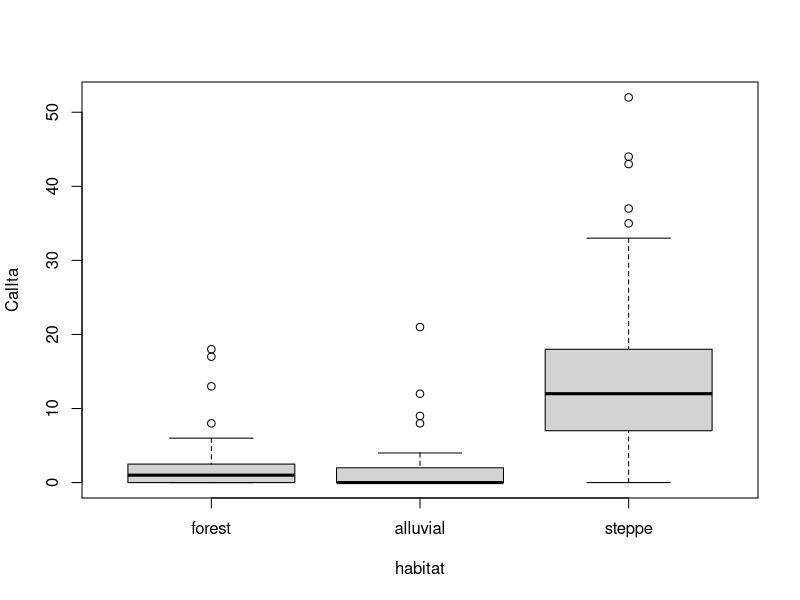
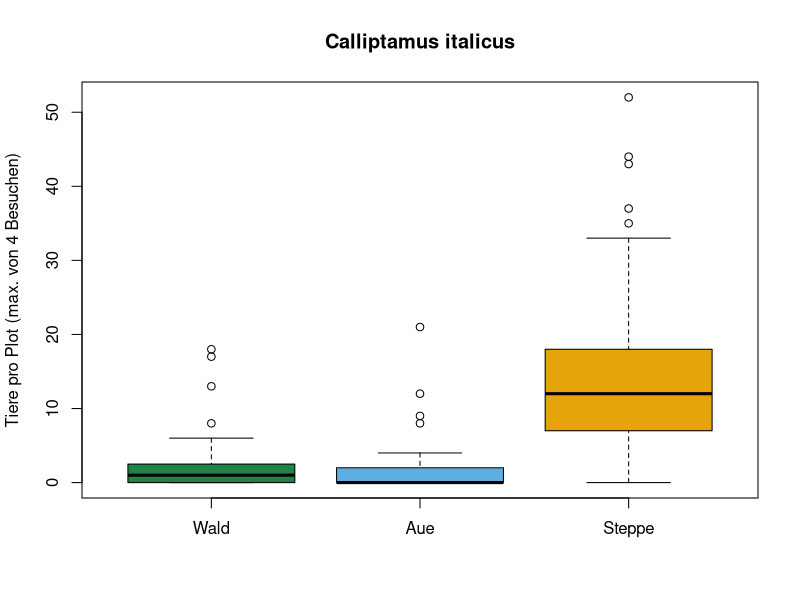
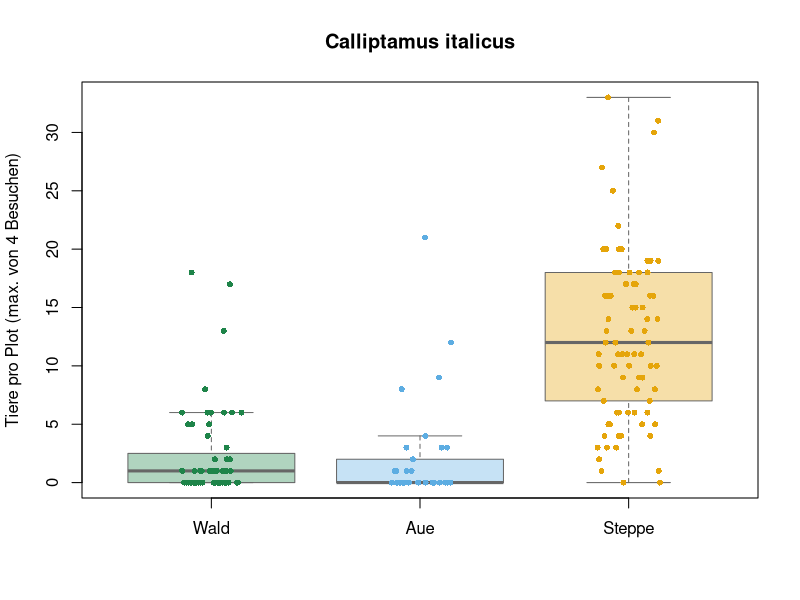
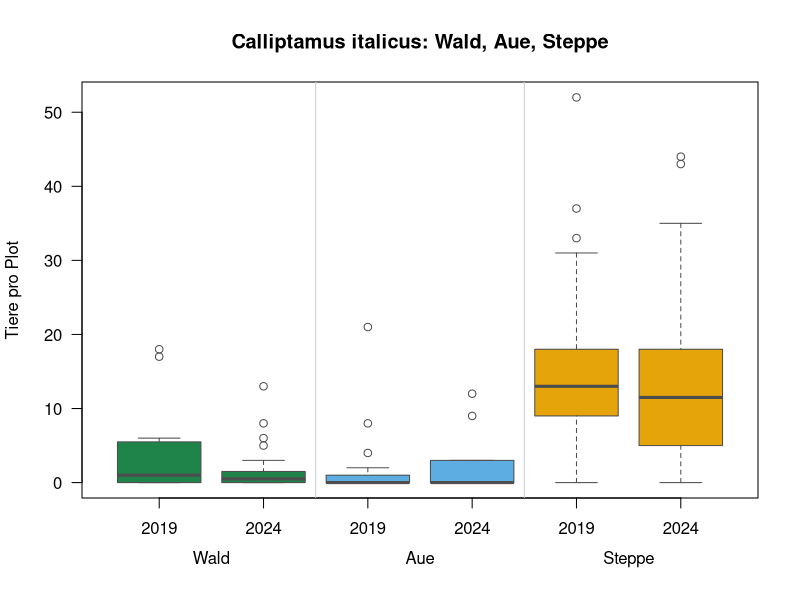
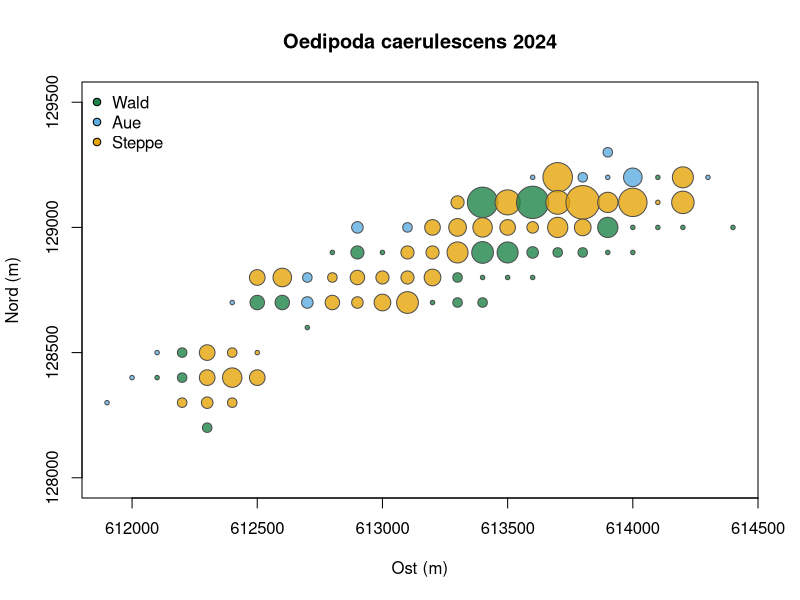
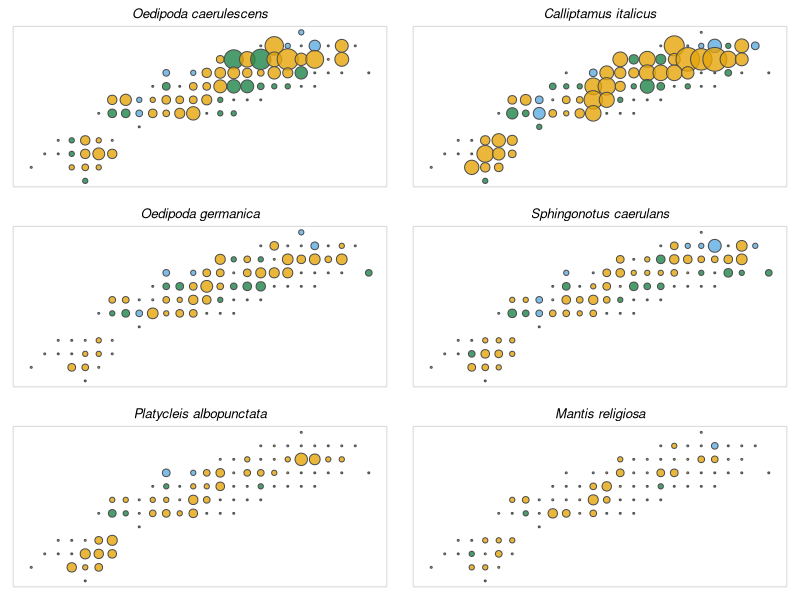
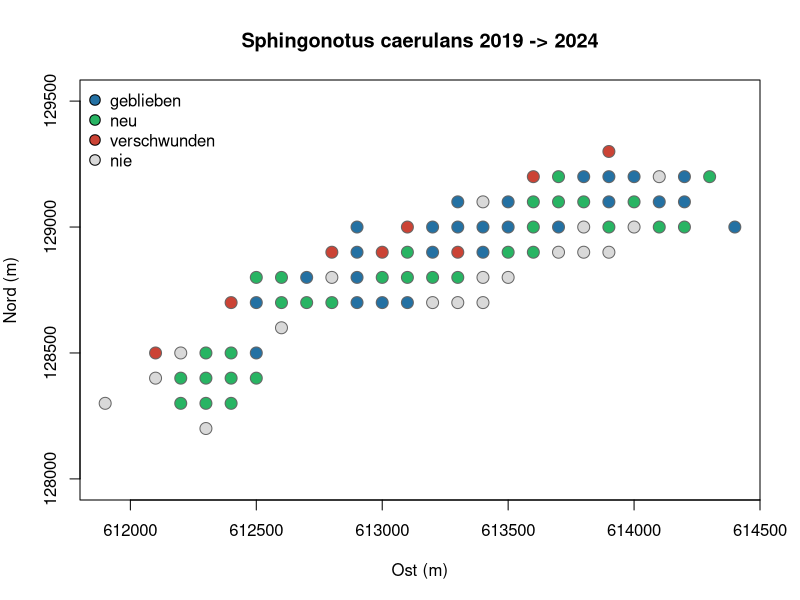
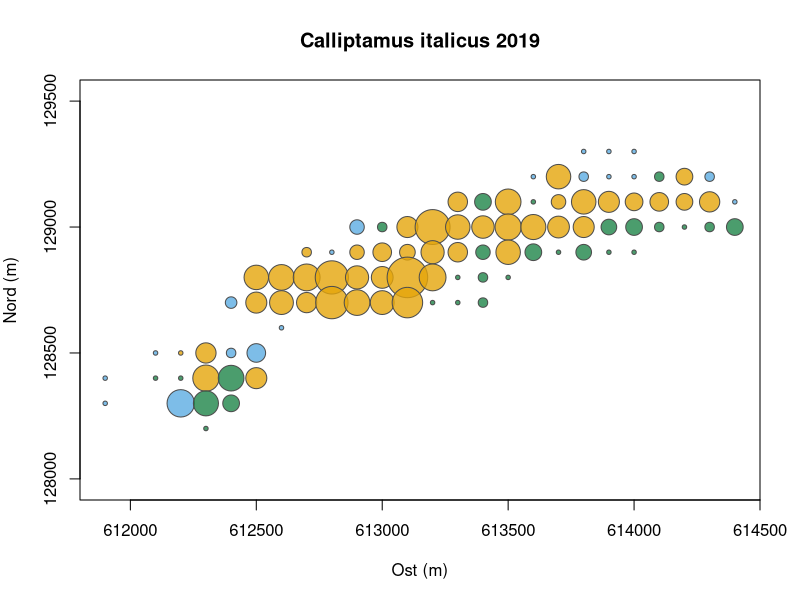

Recreate these plots in R, in order.
## ---- chunk 1
knitr::opts_chunk$set(echo = TRUE, warning = FALSE, message = FALSE,
                      fig.height = 4.6, fig.width = 7.5)
## ---- chunk 2
#| code-fold: true
#| code-summary: "Code aus Woche 12 (ausführen)"
roh19 <- read.csv("data/rottensand_2019.csv")
roh24 <- read.csv("data/rottensand_2024.csv")

arten <- c("OedCae", "CalIta", "OedGer", "SphCae", "PlaAlb", "ManRel")
namen <- c(OedCae = "Oedipoda caerulescens", CalIta = "Calliptamus italicus",
           OedGer = "Oedipoda germanica", SphCae = "Sphingonotus caerulans",
           PlaAlb = "Platycleis albopunctata", ManRel = "Mantis religiosa")

max_besuch <- function(d, art) {
  zaehlung <- d[, paste0(art, 1:4)]
  apply(zaehlung, 1, function(x) if (all(is.na(x))) NA else max(x, na.rm = TRUE))
}

aufbereiten <- function(roh, jahr) {
  d <- roh[roh$quarter == "tot" & !is.na(roh$temp1), ]
  kurz <- data.frame(plot = d$plot, jahr = jahr, x = d$Xcoo, y = d$Ycoo,
                     habitat = d$habitat.type, temp = d$temp1,
                     boden = d$soil, gras = d$grass, kraut = d$forb,
                     kies = d$gravel, stein = d$stone + d$rock,
                     baum = d$canopy, deckung = d$cover.sum,
                     team = d$observ1)
  for (a in arten) kurz[[a]] <- max_besuch(d, a)
  kurz
}

k19 <- aufbereiten(roh19, 2019)
k24 <- aufbereiten(roh24, 2024)
beide <- merge(k19, k24, by = "plot", suffixes = c("_2019", "_2024"))
alle  <- rbind(k19, k24)

# Nur die drei grossen Lebensräume
drei <- alle[alle$habitat %in% c("alluvial", "forest", "steppe"), ]
drei$habitat <- factor(drei$habitat, levels = c("forest", "alluvial", "steppe"))

hab_farben <- c(forest = "#1e8449", alluvial = "#5dade2", steppe = "#e5a50a")
## ---- chunk 3
#| fig-height: 4
#| fig-width: 6
boxplot(CalIta ~ habitat, data = drei)
## ---- chunk 4
#| fig-height: 4
#| fig-width: 6
boxplot(CalIta ~ habitat, data = drei,
        col = hab_farben,
        names = c("Wald", "Aue", "Steppe"),
        xlab = "", ylab = "Tiere pro Plot (max. von 4 Besuchen)",
        main = "Calliptamus italicus")
## ---- chunk 5
#| fig-height: 4
#| fig-width: 6
boxplot(CalIta ~ habitat, data = drei,
        col = adjustcolor(hab_farben, alpha.f = 0.35), border = "grey40",
        names = c("Wald", "Aue", "Steppe"), outline = FALSE,
        xlab = "", ylab = "Tiere pro Plot (max. von 4 Besuchen)",
        main = "Calliptamus italicus")
stripchart(CalIta ~ habitat, data = drei, add = TRUE, vertical = TRUE,
           method = "jitter", jitter = 0.15, pch = 16, cex = 0.8,
           col = hab_farben)
## ---- chunk 6
#| fig-height: 4
#| fig-width: 7.5
boxplot(CalIta ~ jahr + habitat, data = drei,
        col = rep(hab_farben, each = 2), border = "grey30",
        names = rep(c("2019", "2024"), 3), las = 1,
        xlab = "", ylab = "Tiere pro Plot",
        main = "Calliptamus italicus: Wald, Aue, Steppe")
abline(v = c(2.5, 4.5), col = "grey80")
mtext(c("Wald", "Aue", "Steppe"), side = 1, line = 2.5, at = c(1.5, 3.5, 5.5))
## ---- chunk 7
#| fig-height: 4.5
#| fig-width: 8
art  <- "OedCae"   # bitte ändern
jahr <- 2024       # bitte ändern

d <- drei[drei$jahr == jahr, ]
plot(d$x, d$y, asp = 1,
     pch = 21, bg = adjustcolor(hab_farben[as.character(d$habitat)], 0.8), col = "grey30",
     cex = 0.6 + sqrt(d[[art]]) / 1.5,
     xlab = "Ost (m)", ylab = "Nord (m)",
     main = paste(namen[art], jahr))
legend("topleft", legend = c("Wald", "Aue", "Steppe"),
       pt.bg = hab_farben, pch = 21, bty = "n")
## ---- chunk 8
#| fig-height: 7
#| fig-width: 10
d <- drei[drei$jahr == 2024, ]
par(mfrow = c(3, 2), mar = c(1, 1, 2, 1))
for (a in arten) {
  plot(d$x, d$y, asp = 1, axes = FALSE, xlab = "", ylab = "",
       pch = 21, bg = adjustcolor(hab_farben[as.character(d$habitat)], 0.8), col = "grey30",
       cex = 0.4 + sqrt(d[[a]]) / 1.5,
       main = namen[a], font.main = 3)
  box(col = "grey85")
}
par(mfrow = c(1, 1), mar = c(5, 4, 4, 2))
## ---- chunk 9
#| fig-height: 4.5
#| fig-width: 8
art <- "SphCae"   # bitte ändern

vorher  <- beide[[paste0(art, "_2019")]] > 0
nachher <- beide[[paste0(art, "_2024")]] > 0
status <- ifelse(vorher & nachher, "geblieben",
          ifelse(nachher, "neu",
          ifelse(vorher, "verschwunden", "nie")))
status_farben <- c(geblieben = "#2471a3", neu = "#28b463",
                   verschwunden = "#cb4335", nie = "grey85")

plot(beide$x_2024, beide$y_2024, asp = 1, pch = 21, cex = 1.6,
     bg = status_farben[status], col = "grey40",
     xlab = "Ost (m)", ylab = "Nord (m)",
     main = paste(namen[art], "2019 -> 2024"))
legend("topleft", legend = names(status_farben), pt.bg = status_farben,
       pch = 21, pt.cex = 1.4, bty = "n")
table(status)
## ---- chunk 10
#| fig-height: 4.5
#| fig-width: 8
karte <- function(art, jahr) {
  d <- drei[drei$jahr == jahr, ]
  plot(d$x, d$y, asp = 1,
       pch = 21, bg = adjustcolor(hab_farben[as.character(d$habitat)], 0.8), col = "grey30",
       cex = 0.6 + sqrt(d[[art]]) / 1.5,
       xlab = "Ost (m)", ylab = "Nord (m)",
       main = paste(namen[art], jahr))
}

karte("CalIta", 2019)
## ---- chunk 11
#| fig-height: 8
#| fig-width: 9
if (requireNamespace("ggplot2", quietly = TRUE)) {
  library(ggplot2)

  # Lange Tabelle: eine Zeile pro Plot, Jahr und Art
  lang <- do.call(rbind, lapply(arten, function(a)
    data.frame(drei[, c("plot", "jahr", "x", "y", "habitat")],
               art = namen[a], anzahl = drei[[a]])))

  ggplot(lang, aes(x, y, size = anzahl, colour = habitat)) +
    geom_point(alpha = 0.7) +
    scale_colour_manual(values = hab_farben) +
    scale_size_area(max_size = 6) +
    facet_grid(art ~ jahr) +
    coord_equal() +
    theme_void() +
    theme(strip.text.y = element_text(face = "italic", angle = 0, hjust = 0))
}
